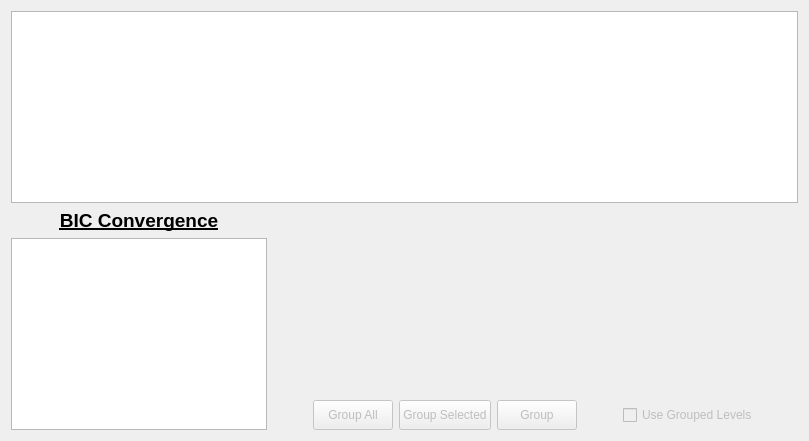
       <widget class="QWidget" name="tabGrouping">
        <property name="enabled">
         <bool>true</bool>
        </property>
        <property name="autoFillBackground">
         <bool>true</bool>
        </property>
        <attribute name="title">
         <string>Grouping</string>
        </attribute>
        <layout class="QGridLayout" name="gridLayout_6">
         <item row="0" column="0">
          <widget class="PlotWidget" name="pgGroups"/>
         </item>
         <item row="1" column="0">
          <layout class="QHBoxLayout" name="horizontalLayout_7">
           <item>
            <layout class="QVBoxLayout" name="verticalLayout_4">
             <item>
              <widget class="QLabel" name="label_6">
               <property name="font">
                <font>
                 <pointsize>14</pointsize>
                 <weight>75</weight>
                 <bold>true</bold>
                 <underline>true</underline>
                </font>
               </property>
               <property name="text">
                <string>BIC Convergence</string>
               </property>
               <property name="alignment">
                <set>Qt::AlignCenter</set>
               </property>
              </widget>
             </item>
             <item>
              <widget class="PlotWidget" name="pgBIC"/>
             </item>
            </layout>
           </item>
           <item>
            <layout class="QVBoxLayout" name="verticalLayout_3">
             <item>
              <spacer name="verticalSpacer_2">
               <property name="orientation">
                <enum>Qt::Vertical</enum>
               </property>
               <property name="sizeHint" stdset="0">
                <size>
                 <width>20</width>
                 <height>40</height>
                </size>
               </property>
              </spacer>
             </item>
             <item>
              <layout class="QHBoxLayout" name="horizontalLayout">
               <item>
                <spacer name="horizontalSpacer_13">
                 <property name="orientation">
                  <enum>Qt::Horizontal</enum>
                 </property>
                 <property name="sizeHint" stdset="0">
                  <size>
                   <width>40</width>
                   <height>20</height>
                  </size>
                 </property>
                </spacer>
               </item>
               <item>
                <widget class="QPushButton" name="btnGroup_All">
                 <property name="enabled">
                  <bool>false</bool>
                 </property>
                 <property name="sizePolicy">
                  <sizepolicy hsizetype="Fixed" vsizetype="Fixed">
                   <horstretch>0</horstretch>
                   <verstretch>0</verstretch>
                  </sizepolicy>
                 </property>
                 <property name="minimumSize">
                  <size>
                   <width>0</width>
                   <height>30</height>
                  </size>
                 </property>
                 <property name="text">
                  <string>Group All</string>
                 </property>
                 <property name="iconSize">
                  <size>
                   <width>20</width>
                   <height>20</height>
                  </size>
                 </property>
                </widget>
               </item>
               <item>
                <widget class="QPushButton" name="btnGroup_Selected">
                 <property name="enabled">
                  <bool>false</bool>
                 </property>
                 <property name="sizePolicy">
                  <sizepolicy hsizetype="Fixed" vsizetype="Fixed">
                   <horstretch>0</horstretch>
                   <verstretch>0</verstretch>
                  </sizepolicy>
                 </property>
                 <property name="minimumSize">
                  <size>
                   <width>0</width>
                   <height>30</height>
                  </size>
                 </property>
                 <property name="text">
                  <string>Group Selected</string>
                 </property>
                 <property name="iconSize">
                  <size>
                   <width>20</width>
                   <height>20</height>
                  </size>
                 </property>
                </widget>
               </item>
               <item>
                <widget class="QPushButton" name="btnGroup">
                 <property name="enabled">
                  <bool>false</bool>
                 </property>
                 <property name="sizePolicy">
                  <sizepolicy hsizetype="Fixed" vsizetype="Fixed">
                   <horstretch>0</horstretch>
                   <verstretch>0</verstretch>
                  </sizepolicy>
                 </property>
                 <property name="minimumSize">
                  <size>
                   <width>0</width>
                   <height>30</height>
                  </size>
                 </property>
                 <property name="text">
                  <string>Group</string>
                 </property>
                 <property name="iconSize">
                  <size>
                   <width>20</width>
                   <height>20</height>
                  </size>
                 </property>
                </widget>
               </item>
               <item>
                <spacer name="horizontalSpacer_11">
                 <property name="orientation">
                  <enum>Qt::Horizontal</enum>
                 </property>
                 <property name="sizeType">
                  <enum>QSizePolicy::Preferred</enum>
                 </property>
                 <property name="sizeHint" stdset="0">
                  <size>
                   <width>40</width>
                   <height>20</height>
                  </size>
                 </property>
                </spacer>
               </item>
               <item>
                <widget class="QCheckBox" name="chbUseGrouped">
                 <property name="enabled">
                  <bool>false</bool>
                 </property>
                 <property name="text">
                  <string>Use Grouped Levels</string>
                 </property>
                </widget>
               </item>
               <item>
                <spacer name="horizontalSpacer_12">
                 <property name="orientation">
                  <enum>Qt::Horizontal</enum>
                 </property>
                 <property name="sizeHint" stdset="0">
                  <size>
                   <width>40</width>
                   <height>20</height>
                  </size>
                 </property>
                </spacer>
               </item>
              </layout>
             </item>
            </layout>
           </item>
          </layout>
         </item>
        </layout>
       </widget>
